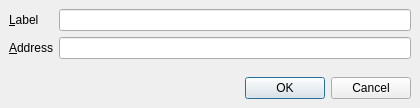
<?xml version="1.0" encoding="UTF-8"?>
<ui version="4.0">
 <class>EditAddressDialog</class>
 <widget class="QDialog" name="EditAddressDialog">
  <property name="geometry">
   <rect>
    <x>0</x>
    <y>0</y>
    <width>420</width>
    <height>108</height>
   </rect>
  </property>
  <property name="windowTitle">
   <string>Edit Address</string>
  </property>
  <layout class="QVBoxLayout" name="verticalLayout">
   <property name="leftMargin">
    <number>0</number>
   </property>
   <property name="topMargin">
    <number>0</number>
   </property>
   <property name="rightMargin">
    <number>0</number>
   </property>
   <property name="bottomMargin">
    <number>0</number>
   </property>
   <item>
    <widget class="QWidget" name="Widget_bk_small" native="true">
     <layout class="QVBoxLayout" name="verticalLayout_bk_small">
      <item>
       <layout class="QFormLayout" name="formLayout">
        <property name="fieldGrowthPolicy">
         <enum>QFormLayout::AllNonFixedFieldsGrow</enum>
        </property>
        <item row="0" column="0">
         <widget class="QLabel" name="label">
          <property name="text">
           <string>&amp;Label</string>
          </property>
          <property name="buddy">
           <cstring>labelEdit</cstring>
          </property>
         </widget>
        </item>
        <item row="0" column="1">
         <widget class="QLineEdit" name="labelEdit">
          <property name="toolTip">
           <string>The label associated with this address book entry</string>
          </property>
         </widget>
        </item>
        <item row="1" column="0">
         <widget class="QLabel" name="addrLabel">
          <property name="text">
           <string>&amp;Address</string>
          </property>
          <property name="buddy">
           <cstring>addressEdit</cstring>
          </property>
         </widget>
        </item>
        <item row="1" column="1">
         <widget class="QLineEdit" name="addressEdit">
          <property name="toolTip">
           <string>The address associated with this address book entry. This can only be modified for sending addresses.</string>
          </property>
         </widget>
        </item>
       </layout>
      </item>
      <item>
       <widget class="QDialogButtonBox" name="buttonBox">
        <property name="orientation">
         <enum>Qt::Horizontal</enum>
        </property>
        <property name="standardButtons">
         <set>QDialogButtonBox::Cancel|QDialogButtonBox::Ok</set>
        </property>
       </widget>
      </item>
     </layout>
    </widget>
   </item>
  </layout>
 </widget>
 <resources/>
 <connections>
  <connection>
   <sender>buttonBox</sender>
   <signal>accepted()</signal>
   <receiver>EditAddressDialog</receiver>
   <slot>accept()</slot>
   <hints>
    <hint type="sourcelabel">
     <x>248</x>
     <y>254</y>
    </hint>
    <hint type="destinationlabel">
     <x>157</x>
     <y>274</y>
    </hint>
   </hints>
  </connection>
  <connection>
   <sender>buttonBox</sender>
   <signal>rejected()</signal>
   <receiver>EditAddressDialog</receiver>
   <slot>reject()</slot>
   <hints>
    <hint type="sourcelabel">
     <x>316</x>
     <y>260</y>
    </hint>
    <hint type="destinationlabel">
     <x>286</x>
     <y>274</y>
    </hint>
   </hints>
  </connection>
 </connections>
</ui>
